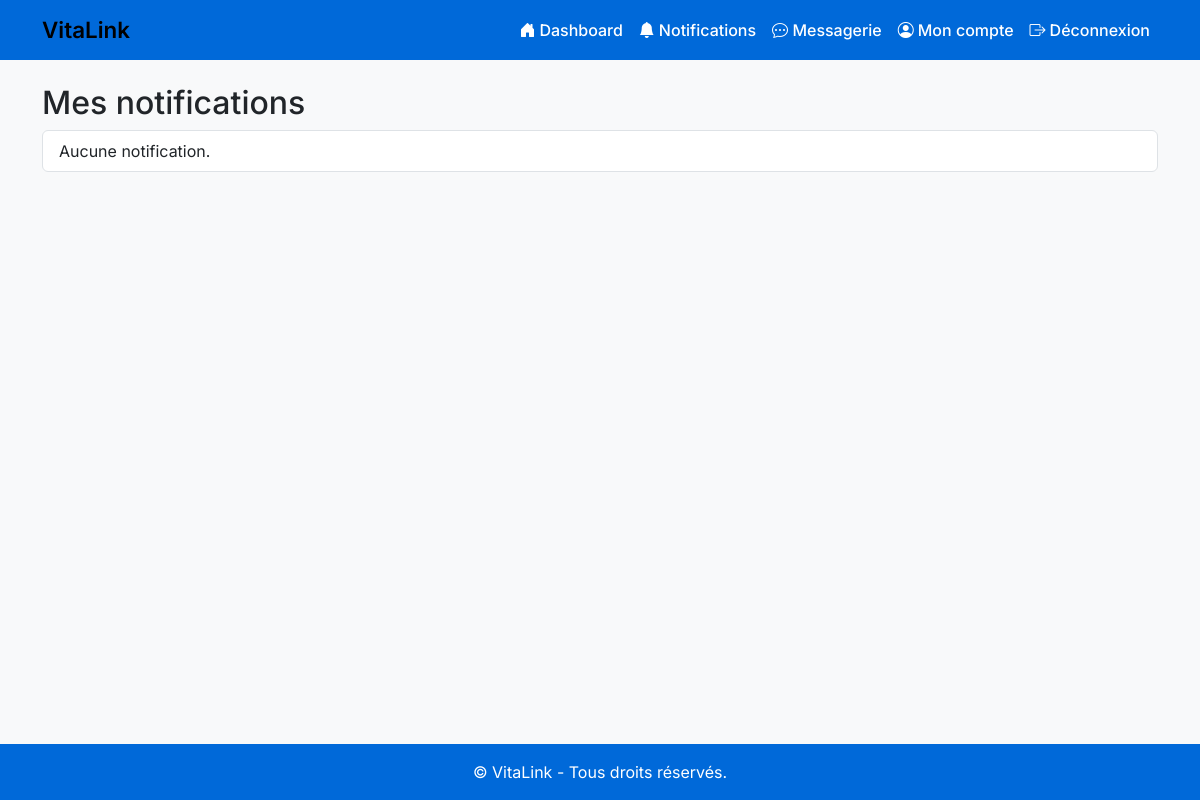
The page /notifications/ (signed in) on the database as committed earlier.
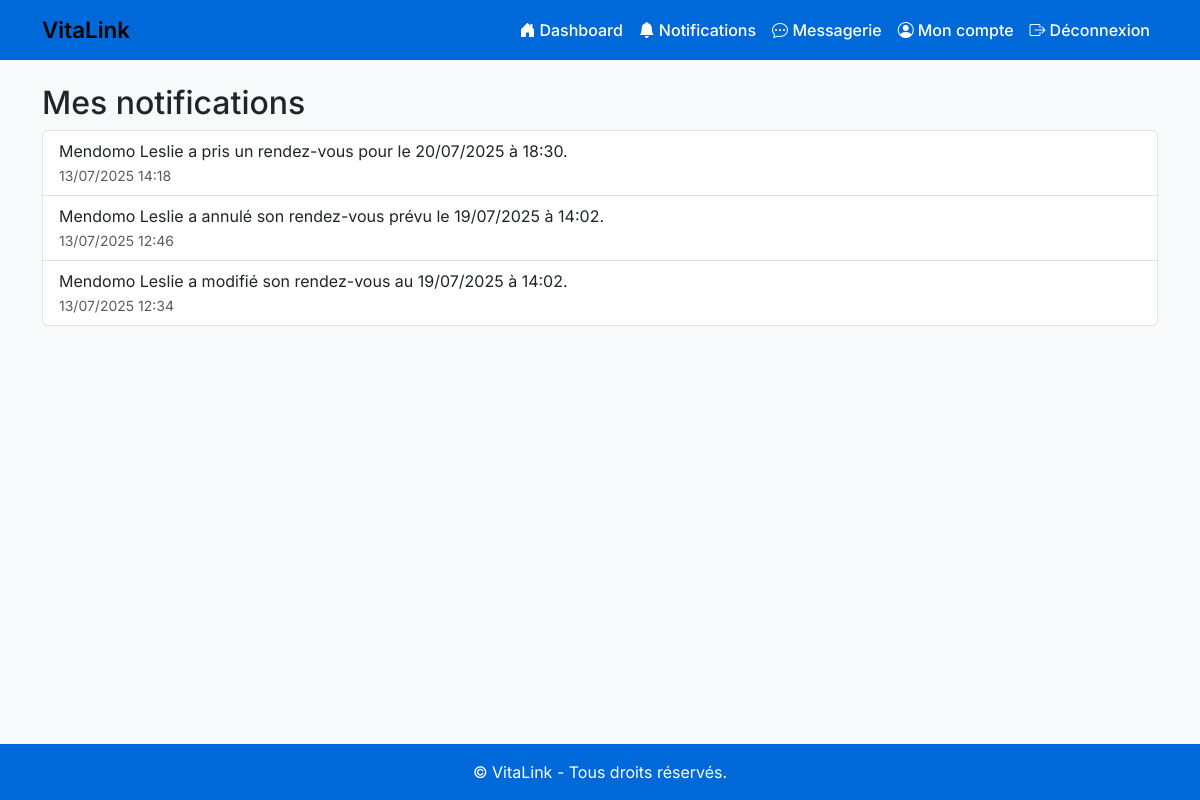
The same page on the database as committed later.
### consultations/models.py (models this page shows)
class Notification(models.Model):
    destinataire = models.ForeignKey(CustomUser, on_delete=models.CASCADE, related_name='notifications')
    message = models.TextField()
    date = models.DateTimeField(auto_now_add=True)
    lu = models.BooleanField(default=False)

### consultations/views.py (the view)
# urls.py: path('notifications/', notifications_view, name='notifications'),
@login_required
def notifications_view(request):
    notifications = Notification.objects.filter(destinataire=request.user).order_by('-date')
    notifications.filter(lu=False).update(lu=True)
    nb_notifications_non_lues = Notification.objects.filter(destinataire=request.user, lu=False).count()
    return render(request, 'consultations/notifications.html', {
        'notifications': notifications,
        'nb_notifications_non_lues': nb_notifications_non_lues
    })

### accounts/context_processors.py (called while the page is built)
def profil_incomplet_notification(request):
    if not request.user.is_authenticated:
        return {}
    user = request.user
    now = timezone.now()
    if user.date_created + timedelta(hours=24) > now:
        return {}
    if user.role == 'patient' and not hasattr(user, 'patientprofile'):
        return {'show_profil_notification': True, 'profil_url': 'completer_profil_patient'}
    if user.role == 'medecin' and not hasattr(user, 'doctorprofile'):
        return {'show_profil_notification': True, 'profil_url': 'completer_profil_medecin'}
    return {}

### templates/consultations/notifications.html (shortened to what this page needs)
{% extends "base.html" %}
{% block content %}
<h2>Mes notifications</h2>
<ul class="list-group">
    {% for notif in notifications %}
        <li class="list-group-item {% if not notif.lu %}fw-bold{% endif %}">
            {{ notif.message }} <br>
            <small class="text-muted">{{ notif.date|date:"d/m/Y H:i" }}</small>
        </li>
    {% empty %}
        <li class="list-group-item">Aucune notification.</li>
    {% endfor %}
</ul>
{% endblock %}

Rows that differ between the two databases and show on the page:
added Notification: message "Mendomo Leslie a pris un rendez-vous pour le 20/07/2025 à 18:30.", date "13/07/2025 14:18"
added Notification: message "Mendomo Leslie a annulé son rendez-vous prévu le 19/07/2025 à 14:02.", date "13/07/2025 12:46"
added Notification: message "Mendomo Leslie a modifié son rendez-vous au 19/07/2025 à 14:02.", date "13/07/2025 12:34"
Other text that changed with them:
text no longer shown: "Aucune notification."
